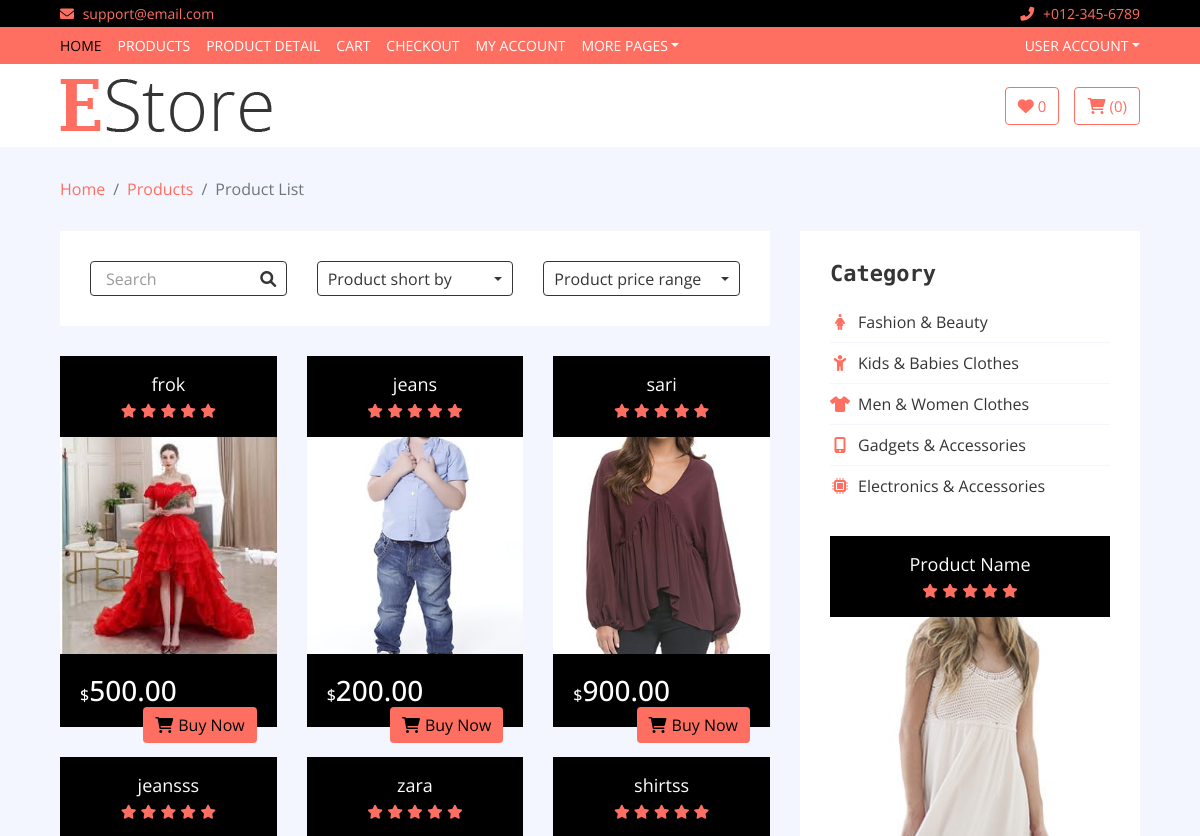
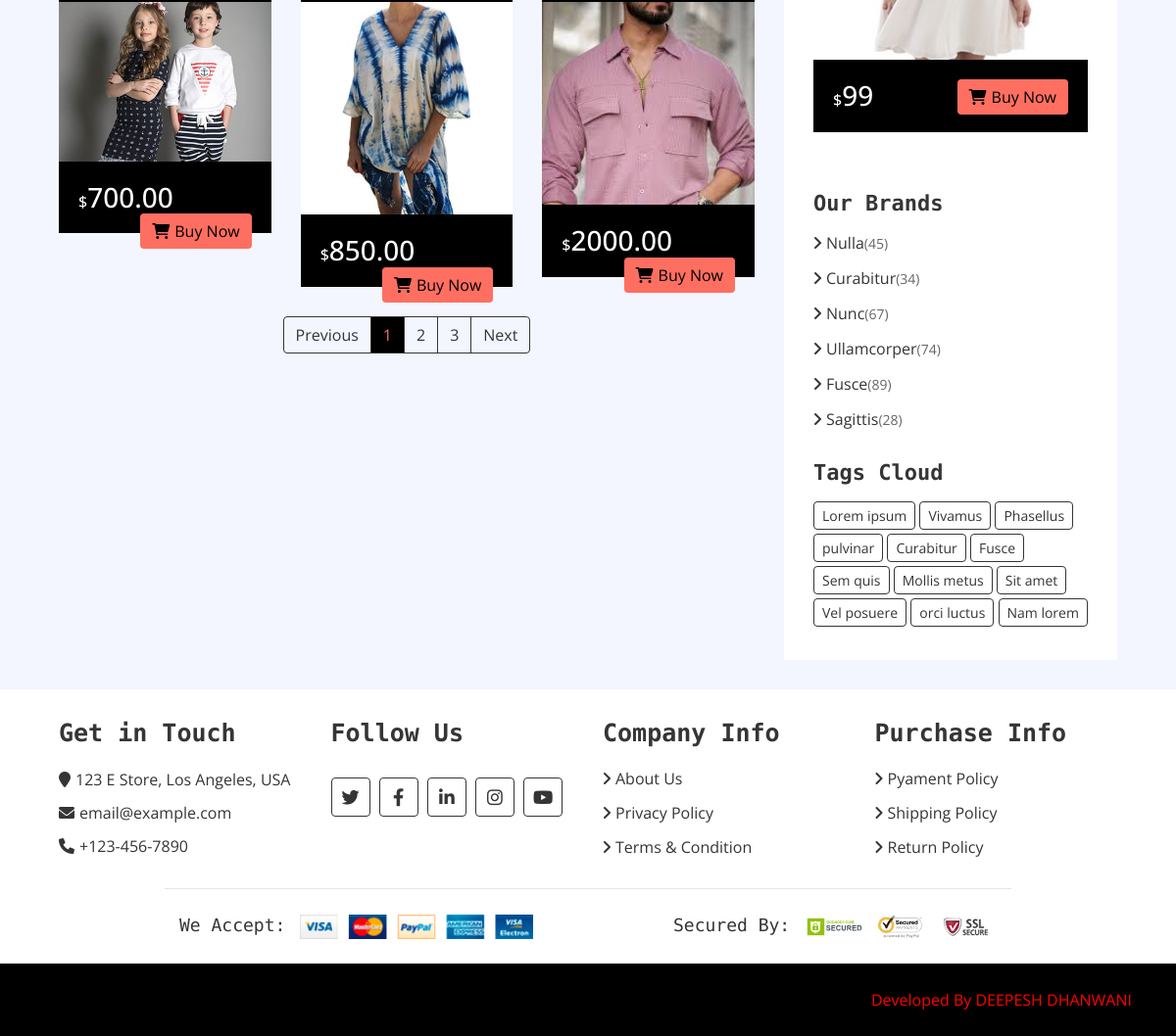
Screenshot of /products/ with the database file from the repository (2 pictures, top to bottom).
### shop/models.py (models this page shows, shortened)
class Product(models.Model):
    category = models.ForeignKey(Category, on_delete=models.CASCADE, related_name='products')
    name = models.CharField(max_length=100)  # e.g., T-shirt, Jeans
    description = models.TextField()  # Description of the product
    price = models.DecimalField(max_digits=10, decimal_places=2)  # Product price
    image = models.ImageField(upload_to='products/', blank=True, null=True)  # Product image

### ecommerce/views.py (the view)
# urls.py: path("products/", views.all_products_view, name="all_products"),
def all_products_view(request):
    categories = Category.objects.all()
    products = Product.objects.all()
    Brandimgdata = Brandimg.objects.all().order_by('id')
    wishlist_count = Wishlist.objects.filter(user=request.user).count() if request.user.is_authenticated else 0
    context = {
        'categories': categories,
        'products': products,
        'Brandimgdata':Brandimgdata,
        'wishlist_count': wishlist_count,
    }
    return render(request, 'product-list.html', context)

### templates/product-list.html (shortened to what this page needs)
<!DOCTYPE html>
<html lang="en">
    {% include "header.html" %}
    {% load static %}
<head>
    <link rel="stylesheet" href="{% static 'css/style.css' %}">
</head>
   <body>
        <div class="breadcrumb-wrap">
            <div class="container-fluid">
                <ul class="breadcrumb">
                    <li class="breadcrumb-item"><a href="#">Home</a></li>
                    <li class="breadcrumb-item"><a href="#">Products</a></li>
                    <li class="breadcrumb-item active">Product List</li>
                </ul>
            </div>
        </div>
        <div class="product-view">
            <div class="container-fluid">
                <div class="row">
                    <div class="col-lg-8">
                        <div class="row">
                            <div class="col-md-12">
                                <div class="product-view-top">
                                    <div class="row">
                                        <div class="col-md-4">
                                            <div class="product-search">
                                                <input type="email" value="Search">
                                                <button><i class="fa fa-search"></i></button>
                                            </div>
                                        </div>
                                        <div class="col-md-4">
                                            <div class="product-short">
                                                <div class="dropdown">
                                                    <div class="dropdown-toggle" data-toggle="dropdown">Product short by</div>
                                                </div>
                                            </div>
                                        </div>
                                        <div class="col-md-4">
                                            <div class="product-price-range">
                                                <div class="dropdown">
                                                    <div class="dropdown-toggle" data-toggle="dropdown">Product price range</div>
                                                </div>
                                            </div>
                                        </div>
                                    </div>
                                </div>
                            </div>
                            {% for product in products %}
                            <div class="col-md-4">
                                <div class="product-item">
                                    <div class="product-title">
                                        <a href="#">{{ product.name }}</a>
                                        <div class="ratting">
                                            <i class="fa fa-star"></i>
                                            <i class="fa fa-star"></i>
                                            <i class="fa fa-star"></i>
                                            <i class="fa fa-star"></i>
                                            <i class="fa fa-star"></i>
                                        </div>
                                    </div>
                                    <div class="product-image">
                                        <a href="product-detail.html">
                                            <img src="{{ product.image.url }}" alt="Product Image">
                                        </a>
                                    </div>
                                    <div class="product-price">
                                        <h3><span>$</span>{{ product.price }}</h3>
                                        <a class="btn" href=""><i class="fa fa-shopping-cart"></i>Buy Now</a>
                                    </div>
                                </div>
                            </div>
                            {% endfor %}
                        </div>
                        <div class="col-md-12">
                            <nav aria-label="Page navigation example">
                                <ul class="pagination justify-content-center">
                                    <li class="page-item disabled">
                                        <a class="page-link" href="#" tabindex="-1">Previous</a>
                                    </li>
                                    <li class="page-item active"><a class="page-link" href="#">1</a></li>
                                    <li class="page-item"><a class="page-link" href="#">2</a></li>
                                    <li class="page-item"><a class="page-link" href="#">3</a></li>
                                    <li class="page-item">
                                        <a class="page-link" href="#">Next</a>
                                    </li>
                                </ul>
                            </nav>
                        </div>
                    </div>
                    <div class="col-lg-4 sidebar">
                        <div class="sidebar-widget category">
                            <h2 class="title">Category</h2>
                            <nav class="navbar bg-light">
                                <ul class="navbar-nav">
                                    <li class="nav-item">
                                        <a class="nav-link" href="#"><i class="fa fa-female"></i>Fashion & Beauty</a>
                                    </li>
                                    <li class="nav-item">
                                        <a class="nav-link" href="#"><i class="fa fa-child"></i>Kids & Babies Clothes</a>
                                    </li>
                                    <li class="nav-item">
                                        <a class="nav-link" href="#"><i class="fa fa-tshirt"></i>Men & Women Clothes</a>
                                    </li>
                                    <li class="nav-item">
                                        <a class="nav-link" href="#"><i class="fa fa-mobile-alt"></i>Gadgets & Accessories</a>
                                    </li>
                                    <li class="nav-item">
                                        <a class="nav-link" href="#"><i class="fa fa-microchip"></i>Electronics & Accessories</a>
                                    </li>
                                </ul>
                            </nav>
                        </div>
                        <div class="sidebar-widget widget-slider">
                            <div class="sidebar-slider normal-slider">
                                <div class="product-item">
                                    <div class="product-title">
                                        <a href="#">Product Name</a>
                                        <div class="ratting">
                                            <i class="fa fa-star"></i>
                                            <i class="fa fa-star"></i>
                                            <i class="fa fa-star"></i>
                                            <i class="fa fa-star"></i>
                                            <i class="fa fa-star"></i>
                                        </div>
                                    </div>
                                    <div class="product-image">
                                        <a href="product-detail.html">
                                            <img src="/static/img/product-10.jpg" alt="Product Image">
                                        </a>
                                    </div>
                                    <div class="product-price">
                                        <h3><span>$</span>99</h3>
                                        <a class="btn" href=""><i class="fa fa-shopping-cart"></i>Buy Now</a>
                                    </div>
                                </div>
                            </div>
                        </div>
                        <div class="sidebar-widget brands">
                            <h2 class="title">Our Brands</h2>
                            <ul>
                                <li><a href="#">Nulla </a><span>(45)</span></li>
                                <li><a href="#">Curabitur </a><span>(34)</span></li>
                                <li><a href="#">Nunc </a><span>(67)</span></li>
                                <li><a href="#">Ullamcorper</a><span>(74)</span></li>
                                <li><a href="#">Fusce </a><span>(89)</span></li>
                                <li><a href="#">Sagittis</a><span>(28)</span></li>
                            </ul>
                        </div>
                        <div class="sidebar-widget tag">
                            <h2 class="title">Tags Cloud</h2>
                            <a href="#">Lorem ipsum</a>
                            <a href="#">Vivamus</a>
                            <a href="#">Phasellus</a>
                            <a href="#">pulvinar</a>
                            <a href="#">Curabitur</a>
                            <a href="#">Fusce</a>
                            <a href="#">Sem quis</a>
                            <a href="#">Mollis metus</a>
                            <a href="#">Sit amet</a>
                            <a href="#">Vel posuere</a>
                            <a href="#">orci luctus</a>
                            <a href="#">Nam lorem</a>
                        </div>
                    </div>
                </div>
            </div>
        </div>
                      {%include "footer.html"%}
    </body>
</html>

### rows the page displays
Product: name "frok", image (picture), price "500.00"
Product: name "jeans", image (picture), price "200.00"
Product: name "sari", image (picture), price "900.00"
Product: name "jeansss", image (picture), price "700.00"
Product: name "zara", image (picture), price "850.00"
Product: name "shirtss", image (picture), price "2000.00"

### other values shown
{{ wishlist_count }} "0"
